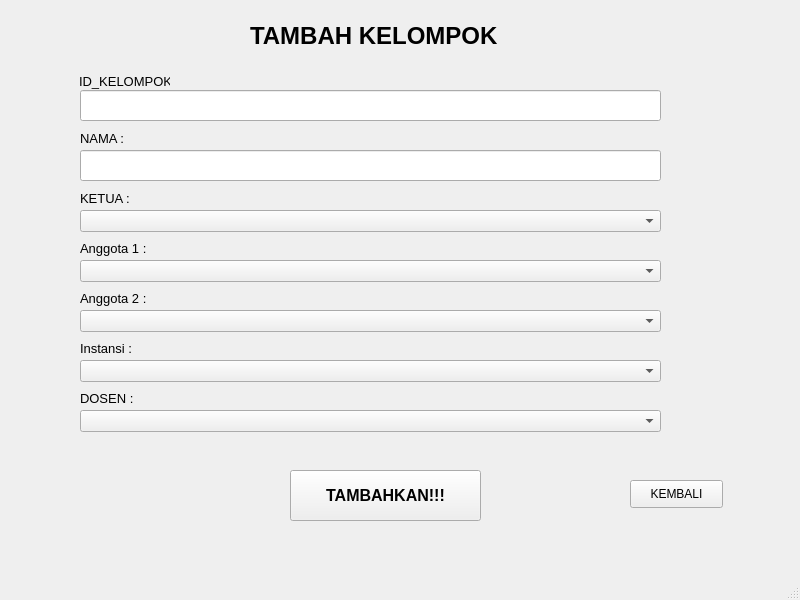
<?xml version="1.0" encoding="UTF-8"?>
<ui version="4.0">
 <class>MainWindow</class>
 <widget class="QMainWindow" name="MainWindow">
  <property name="geometry">
   <rect>
    <x>0</x>
    <y>0</y>
    <width>800</width>
    <height>600</height>
   </rect>
  </property>
  <property name="windowTitle">
   <string>MainWindow</string>
  </property>
  <widget class="QWidget" name="centralwidget">
   <widget class="QLineEdit" name="lineEdit_nama">
    <property name="geometry">
     <rect>
      <x>80</x>
      <y>150</y>
      <width>581</width>
      <height>31</height>
     </rect>
    </property>
    <property name="font">
     <font>
      <pointsize>10</pointsize>
     </font>
    </property>
   </widget>
   <widget class="QLineEdit" name="lineEdit_id">
    <property name="geometry">
     <rect>
      <x>80</x>
      <y>90</y>
      <width>581</width>
      <height>31</height>
     </rect>
    </property>
    <property name="font">
     <font>
      <pointsize>10</pointsize>
     </font>
    </property>
   </widget>
   <widget class="QLabel" name="label_3">
    <property name="geometry">
     <rect>
      <x>80</x>
      <y>130</y>
      <width>161</width>
      <height>16</height>
     </rect>
    </property>
    <property name="font">
     <font>
      <pointsize>10</pointsize>
     </font>
    </property>
    <property name="text">
     <string>NAMA :</string>
    </property>
   </widget>
   <widget class="QPushButton" name="btn_tambah">
    <property name="geometry">
     <rect>
      <x>290</x>
      <y>470</y>
      <width>191</width>
      <height>51</height>
     </rect>
    </property>
    <property name="font">
     <font>
      <pointsize>12</pointsize>
      <weight>75</weight>
      <bold>true</bold>
     </font>
    </property>
    <property name="text">
     <string>TAMBAHKAN!!!</string>
    </property>
   </widget>
   <widget class="QLabel" name="label_8">
    <property name="geometry">
     <rect>
      <x>79</x>
      <y>73</y>
      <width>91</width>
      <height>16</height>
     </rect>
    </property>
    <property name="font">
     <font>
      <pointsize>10</pointsize>
     </font>
    </property>
    <property name="text">
     <string>ID_KELOMPOK :</string>
    </property>
   </widget>
   <widget class="QLabel" name="label_7">
    <property name="geometry">
     <rect>
      <x>250</x>
      <y>20</y>
      <width>281</width>
      <height>31</height>
     </rect>
    </property>
    <property name="font">
     <font>
      <pointsize>18</pointsize>
      <weight>75</weight>
      <bold>true</bold>
     </font>
    </property>
    <property name="text">
     <string>TAMBAH KELOMPOK</string>
    </property>
   </widget>
   <widget class="QLabel" name="label_4">
    <property name="geometry">
     <rect>
      <x>80</x>
      <y>190</y>
      <width>161</width>
      <height>16</height>
     </rect>
    </property>
    <property name="font">
     <font>
      <pointsize>10</pointsize>
     </font>
    </property>
    <property name="text">
     <string>KETUA :</string>
    </property>
   </widget>
   <widget class="QPushButton" name="btn_kembali">
    <property name="geometry">
     <rect>
      <x>630</x>
      <y>480</y>
      <width>93</width>
      <height>28</height>
     </rect>
    </property>
    <property name="text">
     <string>KEMBALI</string>
    </property>
   </widget>
   <widget class="QLabel" name="label_5">
    <property name="geometry">
     <rect>
      <x>80</x>
      <y>240</y>
      <width>211</width>
      <height>16</height>
     </rect>
    </property>
    <property name="font">
     <font>
      <pointsize>10</pointsize>
     </font>
    </property>
    <property name="text">
     <string>Anggota 1 :</string>
    </property>
   </widget>
   <widget class="QComboBox" name="comboBox_ketua">
    <property name="geometry">
     <rect>
      <x>80</x>
      <y>210</y>
      <width>581</width>
      <height>22</height>
     </rect>
    </property>
   </widget>
   <widget class="QComboBox" name="comboBox_anggota1">
    <property name="geometry">
     <rect>
      <x>80</x>
      <y>260</y>
      <width>581</width>
      <height>22</height>
     </rect>
    </property>
   </widget>
   <widget class="QComboBox" name="comboBox_anggota2">
    <property name="geometry">
     <rect>
      <x>80</x>
      <y>310</y>
      <width>581</width>
      <height>22</height>
     </rect>
    </property>
   </widget>
   <widget class="QLabel" name="label_6">
    <property name="geometry">
     <rect>
      <x>80</x>
      <y>290</y>
      <width>211</width>
      <height>16</height>
     </rect>
    </property>
    <property name="font">
     <font>
      <pointsize>10</pointsize>
     </font>
    </property>
    <property name="text">
     <string>Anggota 2 :</string>
    </property>
   </widget>
   <widget class="QLabel" name="label_9">
    <property name="geometry">
     <rect>
      <x>80</x>
      <y>340</y>
      <width>211</width>
      <height>16</height>
     </rect>
    </property>
    <property name="font">
     <font>
      <pointsize>10</pointsize>
     </font>
    </property>
    <property name="text">
     <string>Instansi :</string>
    </property>
   </widget>
   <widget class="QComboBox" name="comboBox_instansi">
    <property name="geometry">
     <rect>
      <x>80</x>
      <y>360</y>
      <width>581</width>
      <height>22</height>
     </rect>
    </property>
   </widget>
   <widget class="QLabel" name="label_10">
    <property name="geometry">
     <rect>
      <x>80</x>
      <y>390</y>
      <width>211</width>
      <height>16</height>
     </rect>
    </property>
    <property name="font">
     <font>
      <pointsize>10</pointsize>
     </font>
    </property>
    <property name="text">
     <string>DOSEN :</string>
    </property>
   </widget>
   <widget class="QComboBox" name="comboBox_5">
    <property name="geometry">
     <rect>
      <x>80</x>
      <y>410</y>
      <width>581</width>
      <height>22</height>
     </rect>
    </property>
   </widget>
  </widget>
  <widget class="QMenuBar" name="menubar">
   <property name="geometry">
    <rect>
     <x>0</x>
     <y>0</y>
     <width>800</width>
     <height>21</height>
    </rect>
   </property>
  </widget>
  <widget class="QStatusBar" name="statusbar"/>
 </widget>
 <resources/>
 <connections/>
</ui>
